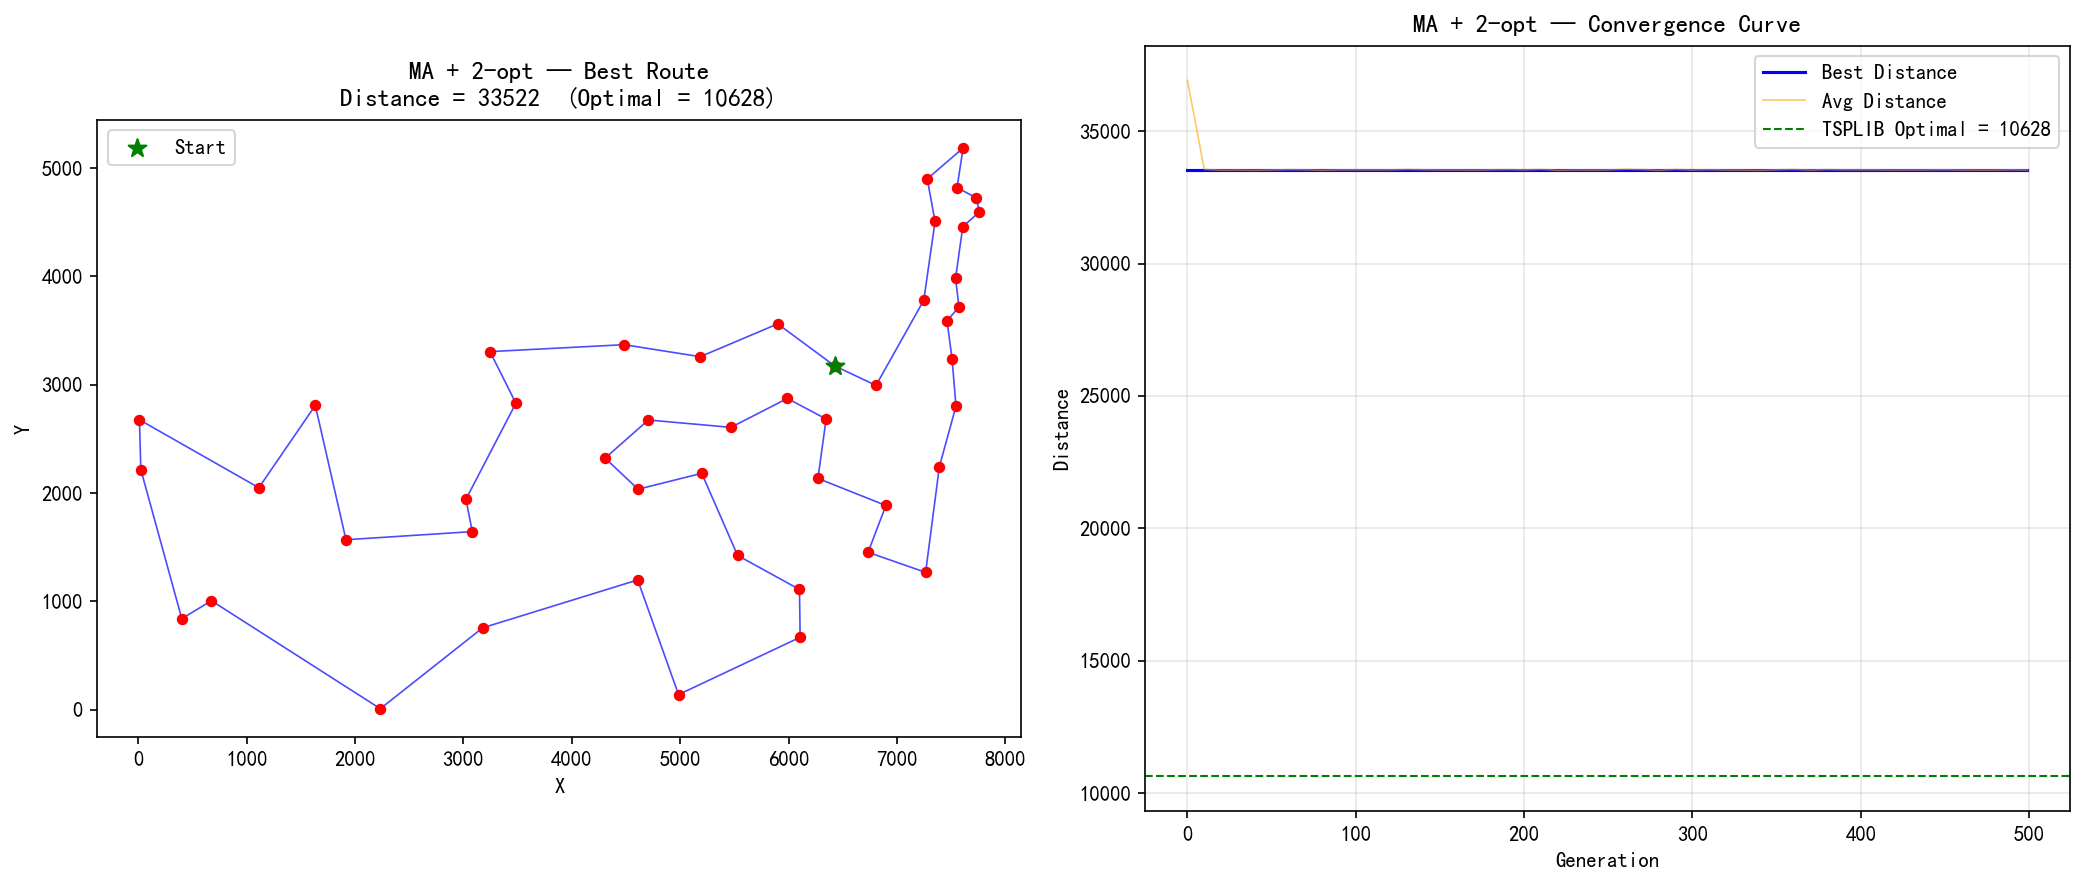

Generate this figure with Python:
"""
MA_2opt_att48.py — Memetic Algorithm (模因算法) 求解 TSP/ATT48
Local Search 算子: 2-opt (边交换 / 子路径反转)

MA = GA + Local Search
- GA 负责全局探索 (exploration): 种群、选择、交叉、变异
- LS 负责局部精化 (exploitation): 对每个后代用 2-opt 改善到局部最优
- Lamarckian 进化: LS 改善后的解写回染色体

算法流程:
  1. 初始化种群 (随机排列)
  2. 评估适应度
  3. 每代:
     a. 锦标赛选择 → 选父代
     b. OX 交叉 → 产生后代
     c. Inversion 变异 → 引入扰动
     d. ★ 2-opt Local Search → 将后代改善到局部最优 (MA 核心步骤)
     e. μ+λ 选择 → 下一代种群
  4. 输出最优解
"""

import math
import random
import time
import matplotlib.pyplot as plt
import matplotlib
matplotlib.rcParams['font.sans-serif'] = ['SimHei', 'Microsoft YaHei', 'DejaVu Sans']
matplotlib.rcParams['axes.unicode_minus'] = False

OPTIMAL = 10628  # TSPLIB 理论最优

# ============================================================
# 1. 数据加载 & 距离计算
# ============================================================
def load_att48(filepath="att48.csv"):
    cities = []
    with open(filepath, "r") as f:
        for line in f:
            line = line.strip()
            if not line:
                continue
            parts = line.split(",")
            if len(parts) >= 2:
                cities.append((float(parts[0]), float(parts[1])))
    return cities


def calc_distance(city_a, city_b):
    dx = city_a[0] - city_b[0]
    dy = city_a[1] - city_b[1]
    return round(math.sqrt(dx * dx + dy * dy))


def calc_total_distance(route, cities):
    dist = 0
    n = len(route)
    for i in range(n):
        dist += calc_distance(cities[route[i]], cities[route[(i + 1) % n]])
    return dist


# ============================================================
# 2. GA 算子
# ============================================================
def tournament_selection(population, fitness, k=3):
    """锦标赛选择: 随机选 k 个个体，返回最优的那个"""
    n = len(population)
    selected = random.sample(range(n), k)
    best_idx = min(selected, key=lambda i: fitness[i])
    return population[best_idx][:]


def ox_crossover(parent1, parent2):
    """Order Crossover (OX): 保持子路径的相对顺序"""
    n = len(parent1)
    # 随机选择交叉段
    i, j = sorted(random.sample(range(n), 2))

    # 子代 1
    child1 = [-1] * n
    child1[i : j + 1] = parent1[i : j + 1]
    # 从 parent2 中补全剩余基因 (保持顺序)
    fill_pos = (j + 1) % n
    for city in parent2[j + 1 :] + parent2[: j + 1]:
        if city not in child1:
            child1[fill_pos] = city
            fill_pos = (fill_pos + 1) % n

    # 子代 2
    child2 = [-1] * n
    child2[i : j + 1] = parent2[i : j + 1]
    fill_pos = (j + 1) % n
    for city in parent1[j + 1 :] + parent1[: j + 1]:
        if city not in child2:
            child2[fill_pos] = city
            fill_pos = (fill_pos + 1) % n

    return child1, child2


def inversion_mutation(route, pm=0.02):
    """Inversion (逆转变异): 以概率 pm 反转一段子路径"""
    route = route[:]
    if random.random() < pm:
        n = len(route)
        i, j = sorted(random.sample(range(n), 2))
        route[i : j + 1] = reversed(route[i : j + 1])
    return route


# ============================================================
# 3. Local Search 算子: 2-opt (Best-Improvement, 迭代至局部最优)
# ============================================================
def local_search_2opt(route, cities, max_iter=50):
    """
    2-opt Best-Improvement 局部搜索。
    每次扫描全部 O(n²) 邻域，选择最优的 2-opt 移动。
    重复直到无法改进 (局部最优) 或达到最大迭代次数。

    返回: 改善后的路径, 改善后的距离
    """
    n = len(cities)
    current = route[:]
    current_dist = calc_total_distance(current, cities)

    improved = True
    iteration = 0
    while improved and iteration < max_iter:
        improved = False
        iteration += 1
        best_delta = 0
        best_i, best_j = -1, -1

        # 扫描所有 (i, j) 对，找最佳 2-opt 移动
        for i in range(n - 1):
            for j in range(i + 1, n):
                if i == 0 and j == n - 1:
                    continue  # 跳过整个环的反转 (恒等变换)

                # O(1) 增量计算 delta
                i_prev = (i - 1) % n
                j_next = (j + 1) % n
                a, b = current[i_prev], current[i]
                c, d = current[j], current[j_next]

                old_edges = (calc_distance(cities[a], cities[b]) +
                             calc_distance(cities[c], cities[d]))
                new_edges = (calc_distance(cities[a], cities[c]) +
                             calc_distance(cities[b], cities[d]))
                delta = new_edges - old_edges

                if delta < best_delta:
                    best_delta = delta
                    best_i, best_j = i, j

        # 执行最佳移动
        if best_delta < 0:
            current[best_i : best_j + 1] = list(reversed(current[best_i : best_j + 1]))
            current_dist += best_delta
            improved = True

    return current, current_dist


# ============================================================
# 4. Memetic Algorithm 主算法
# ============================================================
def memetic_algorithm(cities, pop_size=100, generations=500,
                       pc=0.9, pm=0.02, elite_size=2, tournament_k=3,
                       seed=42, record_interval=10):
    """
    Memetic Algorithm = GA + 2-opt Local Search

    参数:
      cities:         城市坐标列表
      pop_size:       种群大小
      generations:    进化代数
      pc:             交叉概率
      pm:             变异概率
      elite_size:     精英保留数
      tournament_k:   锦标赛选择参数 k
      seed:           随机种子
      record_interval: 记录间隔
    """
    random.seed(seed)
    n = len(cities)

    # --- 初始化种群 ---
    population = []
    for _ in range(pop_size):
        route = list(range(n))
        random.shuffle(route)
        population.append(route)

    # 评估初始种群
    fitness = [calc_total_distance(ind, cities) for ind in population]

    # 初始最优
    best_idx = min(range(pop_size), key=lambda i: fitness[i])
    best_route = population[best_idx][:]
    best_dist = fitness[best_idx]

    history = []
    start_time = time.time()

    print(f"[MA+2-opt] Pop={pop_size}, Gen={generations}, Pc={pc}, Pm={pm}")
    print(f"[MA+2-opt] 初始最优 = {best_dist}")

    # --- 进化主循环 ---
    for gen in range(generations):
        # 生成后代
        offspring = []

        while len(offspring) < pop_size - elite_size:
            # 选择
            p1 = tournament_selection(population, fitness, tournament_k)
            p2 = tournament_selection(population, fitness, tournament_k)

            # 交叉
            if random.random() < pc:
                c1, c2 = ox_crossover(p1, p2)
            else:
                c1, c2 = p1[:], p2[:]

            # 变异
            c1 = inversion_mutation(c1, pm)
            c2 = inversion_mutation(c2, pm)

            # ★ MA 核心: Local Search (Lamarckian)
            c1, _ = local_search_2opt(c1, cities)
            c2, _ = local_search_2opt(c2, cities)

            offspring.append(c1)
            offspring.append(c2)

        # 截断到需要的数量
        offspring = offspring[: pop_size - elite_size]

        # 精英保留
        elite_indices = sorted(range(pop_size), key=lambda i: fitness[i])[:elite_size]
        elites = [population[i][:] for i in elite_indices]

        # 合并: 精英 + 后代
        combined = elites + offspring
        combined_fitness = [calc_total_distance(ind, cities) for ind in combined]

        # μ+λ 选择: 取最优的 pop_size 个
        sorted_indices = sorted(range(len(combined)), key=lambda i: combined_fitness[i])
        population = [combined[i][:] for i in sorted_indices[:pop_size]]
        fitness = [combined_fitness[i] for i in sorted_indices[:pop_size]]

        # 更新全局最优
        if fitness[0] < best_dist:
            best_dist = fitness[0]
            best_route = population[0][:]

        # 记录收敛数据
        if gen % record_interval == 0 or gen == generations - 1:
            avg_fitness = sum(fitness) / len(fitness)
            # 计算种群多样性 (最佳个体与其余个体在解空间中的差异)
            # 用边重叠率衡量: 最佳个体与种群中其他个体共享边的比例
            diversity = 0.0
            if len(population) > 1:
                best_edges = set()
                for i in range(n):
                    a, b = population[0][i], population[0][(i + 1) % n]
                    best_edges.add((min(a, b), max(a, b)))
                overlaps = []
                for ind in population[1:]:
                    shared = 0
                    for i in range(n):
                        a, b = ind[i], ind[(i + 1) % n]
                        if (min(a, b), max(a, b)) in best_edges:
                            shared += 1
                    overlaps.append(shared / n)
                diversity = 1.0 - (sum(overlaps) / len(overlaps))

            history.append((gen, best_dist, avg_fitness, diversity))

            if gen % (record_interval * 5) == 0 or gen == generations - 1:
                print(f"  [Gen {gen:4d}] Best={best_dist}, Avg={avg_fitness:.1f}, "
                      f"Div={diversity:.3f}")

    elapsed = time.time() - start_time
    print(f"[MA+2-opt] 最终最优 = {best_dist}, 耗时 = {elapsed:.2f}s")
    return best_route, best_dist, history, elapsed


# ============================================================
# 5. 可视化
# ============================================================
def plot_results(cities, best_route, best_dist, history, output_path, optimal=OPTIMAL):
    fig, (ax1, ax2) = plt.subplots(1, 2, figsize=(14, 6))

    # 左图: 最优路径
    ordered = [cities[i] for i in best_route] + [cities[best_route[0]]]
    xs = [c[0] for c in ordered]
    ys = [c[1] for c in ordered]
    ax1.plot(xs, ys, "b-", linewidth=0.8, alpha=0.7)
    ax1.scatter(xs[:-1], ys[:-1], c="red", s=20, zorder=5)
    ax1.scatter([xs[0]], [ys[0]], c="green", s=80, marker="*", zorder=6, label="Start")
    ax1.set_title(f"MA + 2-opt — Best Route\nDistance = {best_dist}  (Optimal = {optimal})")
    ax1.set_xlabel("X")
    ax1.set_ylabel("Y")
    ax1.legend()
    ax1.set_aspect("equal")

    # 右图: 收敛曲线
    gens = [h[0] for h in history]
    bests = [h[1] for h in history]
    avgs = [h[2] for h in history]
    ax2.plot(gens, bests, "b-", linewidth=1.5, label="Best Distance")
    ax2.plot(gens, avgs, "orange", linewidth=0.8, alpha=0.6, label="Avg Distance")
    ax2.axhline(y=optimal, color="green", linestyle="--", linewidth=1, label=f"TSPLIB Optimal = {optimal}")
    ax2.set_title("MA + 2-opt — Convergence Curve")
    ax2.set_xlabel("Generation")
    ax2.set_ylabel("Distance")
    ax2.legend()
    ax2.grid(True, alpha=0.3)

    plt.tight_layout()
    plt.savefig(output_path, dpi=150, bbox_inches="tight")
    plt.close()
    print(f"[图片] 已保存至 {output_path}")


# ============================================================
# 6. 生成 Markdown 报告
# ============================================================
def generate_report(history, best_dist, best_route, elapsed, params, output_path, optimal=OPTIMAL):
    gap = best_dist - optimal
    gap_pct = (gap / optimal) * 100

    report = f"""# MA + 2-opt — TSP/ATT48 实验报告

## 算法配置

| 参数 | 值 |
|------|----|
| 问题 | TSP / ATT48 |
| 城市数 | 48 |
| 算法 | **Memetic Algorithm (模因算法) = GA + 2-opt Local Search** |
| 种群大小 | {params['pop_size']} |
| 进化代数 | {params['generations']} |
| 编码方式 | 排列编码 (Permutation) |
| 选择策略 | 锦标赛选择 (k={params['tournament_k']}) |
| 交叉算子 | OX (Order Crossover), Pc={params['pc']} |
| 变异算子 | Inversion (逆转变异), Pm={params['pm']} |
| 精英保留 | {params['elite_size']} |
| **Local Search** | **2-opt Best-Improvement (迭代至局部最优)** |
| LS 策略 | Lamarckian (改善后的基因写回染色体) |
| LS 应用范围 | 所有后代 (offspring) |
| 种群更新 | μ+λ 选择 |
| 随机种子 | {params['seed']} |
| TSPLIB 理论最优 | **{optimal}** |

## 邻域算子说明

**2-opt Best-Improvement Local Search:**

MA 的核心是每一代对后代执行 2-opt 局部搜索:
- 扫描全部 O(n²) = 1128 个邻域解
- 选择距离减少最多的那个 2-opt 移动
- 迭代进行，直到无法改进 (达到局部最优)
- Lamarckian 进化: 改善后的排列直接写回染色体

## 运行结果

| 指标 | 值 |
|------|----|
| 最优距离 | {best_dist} |
| 运行耗时 | {elapsed:.2f}s |
| 与理论最优差距 | {gap} ({gap_pct:.1f}%) |

## 收敛过程

| 代数 | 最优值 | 平均值 | 多样性 (1-重叠率) |
|------|--------|--------|-------------------|
"""

    key_points = []
    if history:
        key_points.append(history[0])
        step = max(1, len(history) // 10)
        for i in range(step, len(history) - 1, step):
            key_points.append(history[i])
        if history[-1] not in key_points:
            key_points.append(history[-1])

    for h in key_points:
        report += f"| {h[0]} | {h[1]} | {h[2]:.1f} | {h[3]:.3f} |\n"

    report += f"""
| {history[-1][0]} (最终) | {best_dist} | {history[-1][2]:.1f} | {history[-1][3]:.3f} |

## 最优路径序列

```
"""

    cities_in_order = [str(c + 1) for c in best_route]
    for k in range(0, len(cities_in_order), 12):
        report += " → ".join(cities_in_order[k : k + 12])
        if k + 12 < len(cities_in_order):
            report += " →\n"
    report += f" → {cities_in_order[0]}  (回到起点)\\n"

    report += """
```

## 算法分析

### MA 相比纯 GA (SGA) 的关键改进

MA 在标准 GA 的基础上增加了 **Local Search** 步骤，使每个后代在被放入种群之前
先通过 2-opt 改善到局部最优:

```
SGA:  Select → Crossover → Mutate → [直接进入种群]
MA:   Select → Crossover → Mutate → [2-opt LS] → [进入种群]
                                      ↑
                                  MA 的核心创新
```

### 2-opt Local Search 的作用

1. **消除交叉边**: 2-opt 直接针对 TSP 中最常见的低效模式——路径交叉
2. **快速收敛**: 2-opt 的 Best-Improvement 策略在 O(n²) 内找到当前最好的改进
3. **Lamarckian 进化**: 学到的"技能"(消除交叉)直接编码到基因中传给下一代

### MA vs SGA vs SA 对比

| 特性 | SGA | SA | MA (本算法) |
|------|-----|----|------------|
| 全局探索 | 种群机制 | 温度机制 | 种群机制 |
| 局部搜索 | 无 | 邻域随机采样 | 系统性邻域搜索至局部最优 |
| 收敛速度 | 慢 | 中 | 快 |
| 解的质量 | 低 | 中 | 高 |
"""

    report += f"""
## 输出图片

![MA + 2-opt 结果](MA_2opt_att48.png)
"""

    with open(output_path, "w", encoding="utf-8") as f:
        f.write(report)
    print(f"[报告] 已保存至 {output_path}")


# ============================================================
# 7. 主程序入口
# ============================================================
if __name__ == "__main__":
    cities = load_att48("att48.csv")
    print(f"加载 ATT48 数据集: {len(cities)} 个城市")
    print(f"TSPLIB 理论最优: {OPTIMAL}")

    params = {
        "pop_size": 100,
        "generations": 500,
        "pc": 0.9,
        "pm": 0.02,
        "elite_size": 2,
        "tournament_k": 3,
        "seed": 42,
    }

    best_route, best_dist, history, elapsed = memetic_algorithm(
        cities,
        pop_size=params["pop_size"],
        generations=params["generations"],
        pc=params["pc"],
        pm=params["pm"],
        elite_size=params["elite_size"],
        tournament_k=params["tournament_k"],
        seed=params["seed"],
        record_interval=10,
    )

    plot_results(cities, best_route, best_dist, history, "MA_2opt_att48.png")
    generate_report(history, best_dist, best_route, elapsed, params, "MA_2opt_report.md")

    print(f"\n=== 完成 ===")
    print(f"最优距离: {best_dist}")
    print(f"与最优解差距: {best_dist - OPTIMAL} ({(best_dist - OPTIMAL) / OPTIMAL * 100:.1f}%)")
    print(f"耗时: {elapsed:.2f}s")
